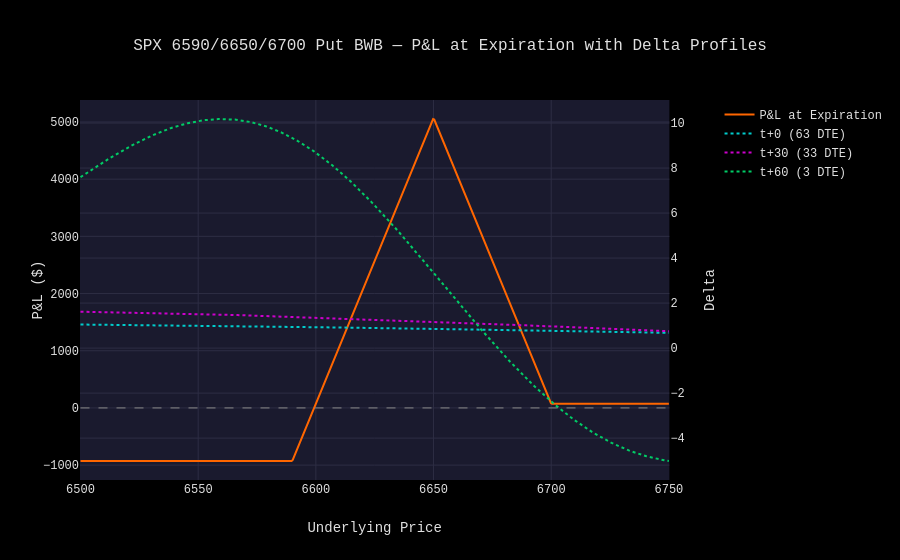

Here is the notebook cell this chart was saved with:
### Markdown cell above
## 5. P&L with Delta Profiles

Dual Y-axis chart showing:
- **Left axis**: Expiration P&L (solid orange) — the hockey-stick payoff
- **Right axis**: Position delta at t+0, t+30, t+60 (dashed lines)

The spread between delta curves reveals **charm** — how the position's delta drifts as time passes.
Wider gaps between curves indicate higher charm exposure.

### Code cell
import numpy as np

from options_analyzer.engine.greeks_calculator import GreeksCalculator
from options_analyzer.engine.payoff import PayoffCalculator
from options_analyzer.engine.position_analyzer import PositionAnalyzer
from options_analyzer.visualization.decay_charts import plot_payoff_with_delta

# Price range: short_strike -150 to +100, 500 points
price_range = np.linspace(short_strike - 150, short_strike + 100, 500)

# Expiration payoff
payoff_calc = PayoffCalculator(
    risk_free_rate=r,
    dividend_yield=q,
)
payoff = payoff_calc.expiration_payoff(bwb, price_range)

# Delta profiles at multiple DTEs
greeks_calc = GreeksCalculator(risk_free_rate=r, dividend_yield=q)
analyzer = PositionAnalyzer(greeks_calc)

ivs = {leg.contract.symbol: FLAT_IV for leg in bwb.legs}

# Build DTE list: t+0 = full DTE, t+30, t+60 (guard against negative)
dte_list = [dte]
for offset in [30, 60]:
    remaining = dte - offset
    if remaining > 0:
        dte_list.append(remaining)
    else:
        print(f"Warning: t+{offset} skipped (would be {remaining} DTE)")

delta_by_dte = analyzer.delta_vs_price_at_dtes(bwb, price_range, ivs, dte_list)

# Relabel keys for clearer legend: "65 DTE" -> "t+0 (65 DTE)"
relabeled = {}
for i, orig_dte in enumerate(dte_list):
    old_key = f"{orig_dte:g} DTE"
    offset = dte - orig_dte
    new_key = f"t+{offset} ({orig_dte} DTE)"
    relabeled[new_key] = delta_by_dte[old_key]

fig = plot_payoff_with_delta(
    price_range,
    payoff,
    relabeled,
    title=f"{bwb.name} — P&L at Expiration with Delta Profiles",
)
fig.show()

# Summary stats
max_profit = payoff.max()
max_loss = payoff.min()
sign_changes = np.where(np.diff(np.sign(payoff)))[0]
breakevens = [float(price_range[i]) for i in sign_changes]

print(f"Max profit:  ${max_profit:>10,.2f}")
print(f"Max loss:    ${max_loss:>10,.2f}")
print(f"Breakevens:  {', '.join(f'${b:,.2f}' for b in breakevens)}")

### Figure 1 — Plotly figure (JSON) as saved in the notebook; plotly's stock layout.template omitted (floating-point values rounded to 4 significant figures; data arrays with more than 128 entries replaced by an {"elided": "..."} marker saying what was removed)
{"data": [{"line": {"color": "#ff6600", "width": 2}, "mode": "lines", "name": "P&L at Expiration", "type": "scatter", "x": {"elided": "500 float values"}, "xaxis": "x", "y": {"elided": "500 float values"}, "yaxis": "y"}, {"line": {"color": "#00cccc", "dash": "dot", "width": 2}, "mode": "lines", "name": "t+0 (63 DTE)", "type": "scatter", "x": {"elided": "500 float values"}, "xaxis": "x", "y": {"elided": "500 float values"}, "yaxis": "y2"}, {"line": {"color": "#cc00cc", "dash": "dot", "width": 2}, "mode": "lines", "name": "t+30 (33 DTE)", "type": "scatter", "x": {"elided": "500 float values"}, "xaxis": "x", "y": {"elided": "500 float values"}, "yaxis": "y2"}, {"line": {"color": "#00cc66", "dash": "dot", "width": 2}, "mode": "lines", "name": "t+60 (3 DTE)", "type": "scatter", "x": {"elided": "500 float values"}, "xaxis": "x", "y": {"elided": "500 float values"}, "yaxis": "y2"}], "layout": {"shapes": [{"line": {"color": "#888888", "dash": "dash", "width": 1}, "type": "line", "x0": 6500, "x1": 6750, "y0": 0, "y1": 0, "yref": "y"}], "title": {"text": "SPX 6590/6650/6700 Put BWB — P&L at Expiration with Delta Profiles"}, "xaxis": {"anchor": "y", "domain": [0, 0.94], "title": {"text": "Underlying Price"}}, "yaxis": {"anchor": "x", "domain": [0, 1], "title": {"text": "P&L ($)"}}, "yaxis2": {"anchor": "x", "gridcolor": "#2d2d44", "overlaying": "y", "side": "right", "title": {"text": "Delta"}, "zerolinecolor": "#2d2d44"}}}
